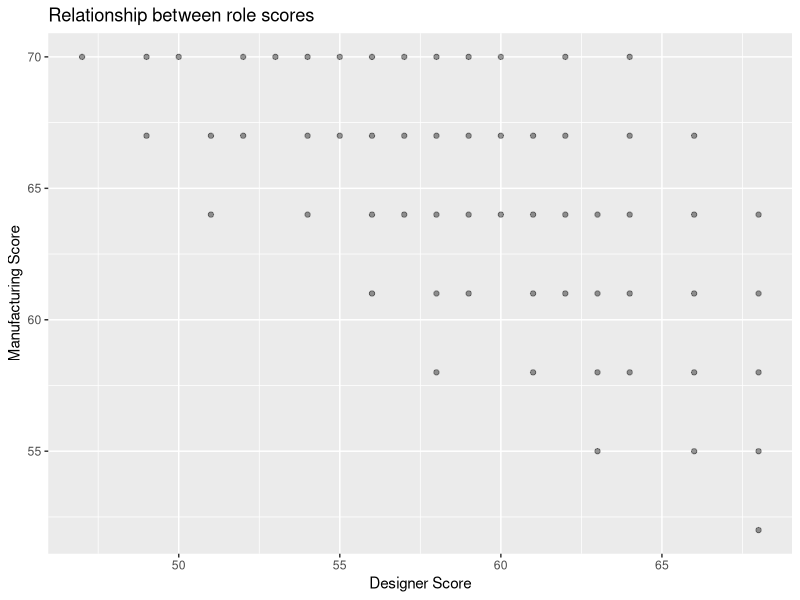
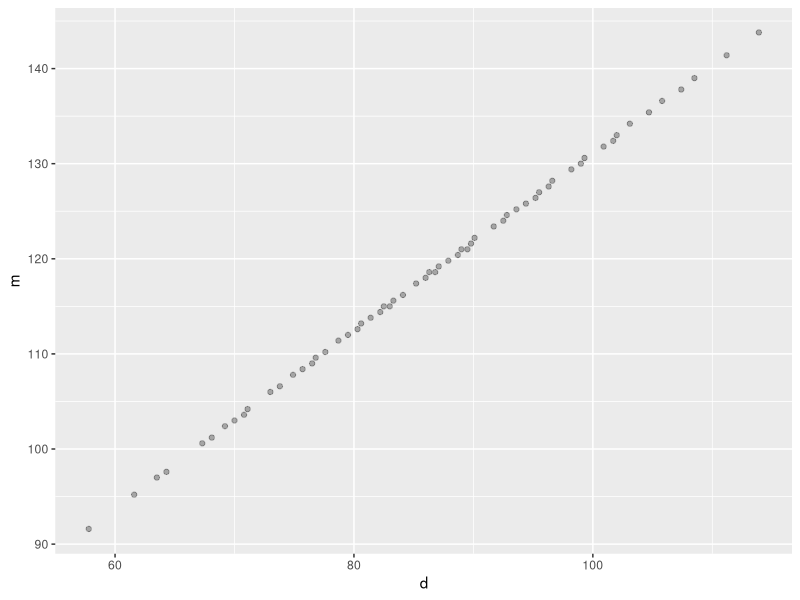
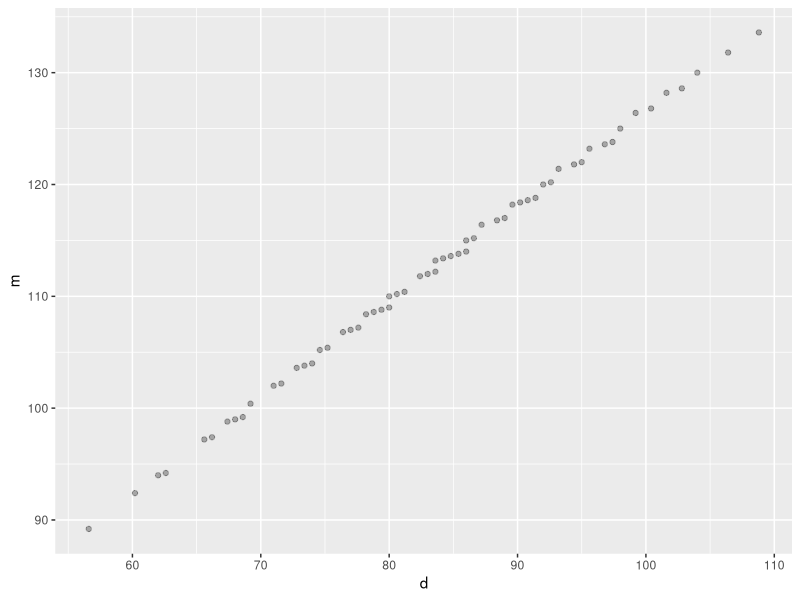
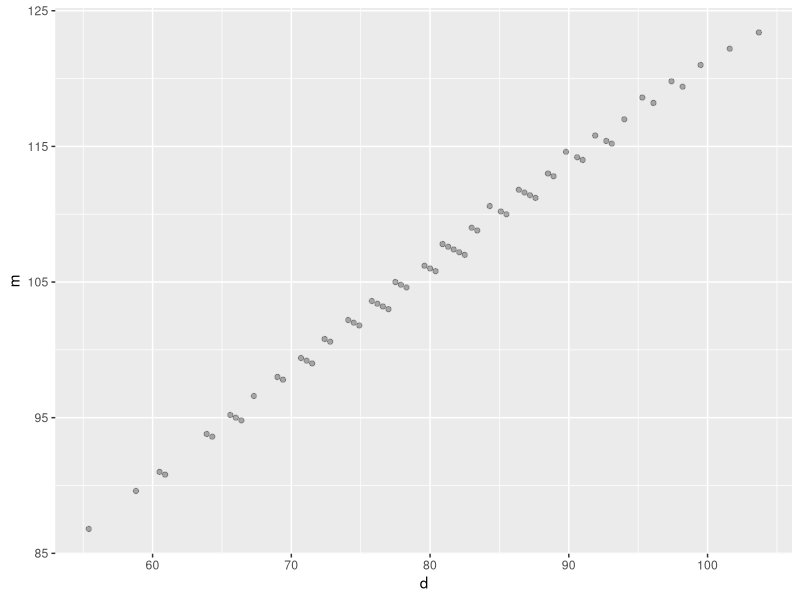
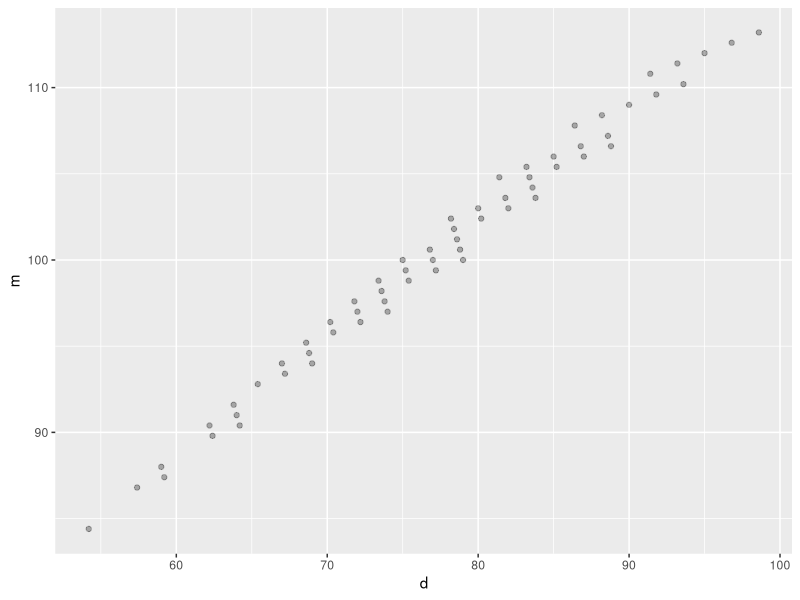
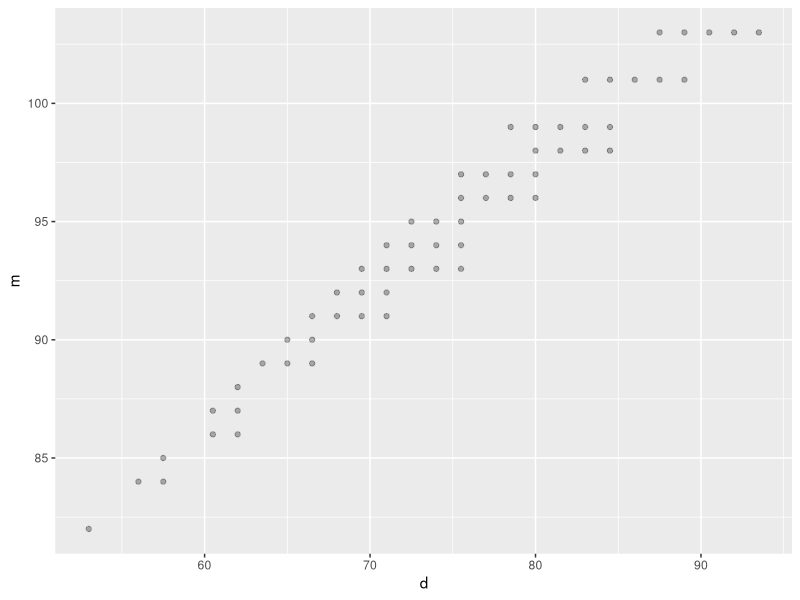
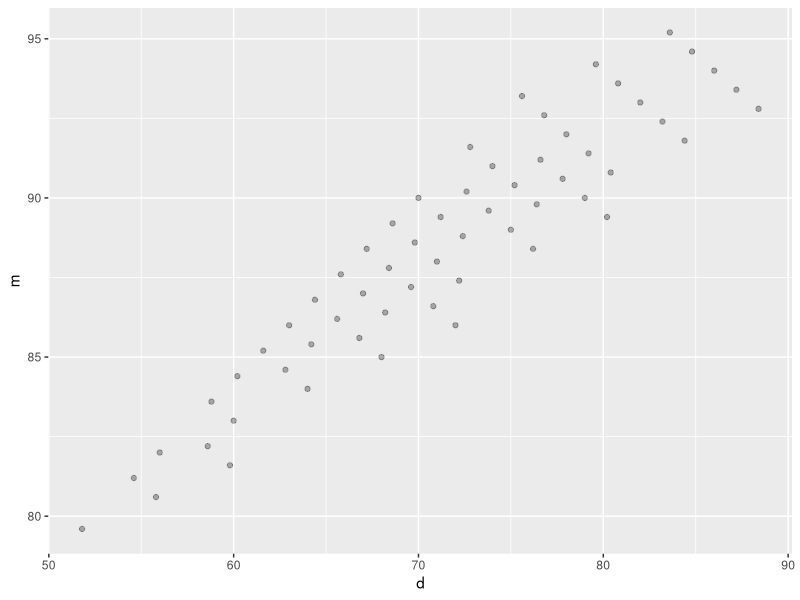
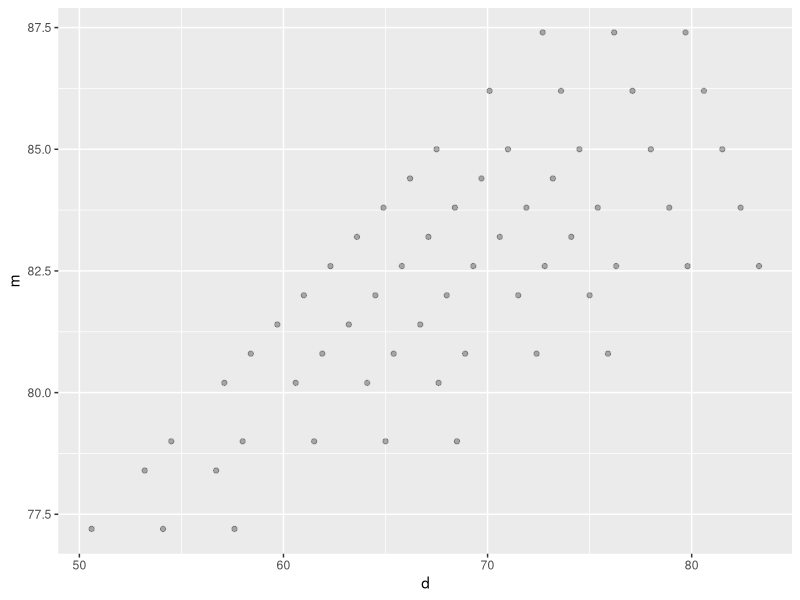

Recreate these plots in R, in order.
## ---- chunk 1
knitr::opts_chunk$set(echo = TRUE)
library(tidyverse)
library(magrittr)
library(gtools)
## ---- chunk 2
ref_info <- list(
  shape = c("Triangle", "Parallelogram", "Trapezoid"),
  shape_abbr = c("t", "p", "z"),
  str = c(4, 6, 5),
  flex = c(2, 4, 8),
  cost = c(6, 10, 16),
  cost_multipliers = c(
    m = 1,
    d = .5),
  rel_val_m = c(0, 0, -3),
  rel_val_d = c(3, 5, 5),
  budget = 70
)
## ---- chunk 3

# This is the basic scoring function for either player
score_basic <- function(str, flex, cost, cost_multiplier, budget) {
  return(str + flex + ((budget - cost) * cost_multiplier))
}

# Not much special here, just calculates the basics before sending it to score_basic
score_player <- function(shape_vec, role, ref = ref_info) {
  
  if (role == "d" | role == "m") {} else {
    stop("role is not 'd' fr designer or 'm' for manufacturer. Please specify to calculate scores:")
  }
  
  basic_score_vec <- c(
    strength = sum(ref[["str"]] * shape_vec), # calculating strength is based on ref_info
    flexibility = sum(ref[["flex"]] * shape_vec), # calculating flexibility is based on ref_info
    cost = sum(ref[["cost"]] * shape_vec) # calculating cost is based on ref_info
  )
  
  cost_multiply <- ref_info[["cost_multipliers"]][[role]]
  budge <- ref_info[["budget"]]
  
  score_vec <- c(
    basic_score_vec,
    player_score = score_basic(basic_score_vec[["strength"]],
                               basic_score_vec[["flexibility"]],
                               basic_score_vec[["cost"]],
                               cost_multiply,
                               budge
                               ))
  
  return(score_vec)
}
## ---- chunk 4
n_shape <- 0:7
max_shapesum <- max(n_shape)
min_shapesum <- 4

exclusion_fn <- function(shape_vec, max = max_shapesum, min = min_shapesum) {
  if (sum(shape_vec) > max) {return(F)} # don't exceed shape maximum
  if (sum(shape_vec) < min) {return(F)} # you need at least 4 to fill in the figure
  if (shape_vec[1] < 1) {return(F)}
  if (shape_vec[1] < 2 & any(sum(shape_vec) < 5, shape_vec[3] < 2)) {return(F)}
  if (shape_vec[3] < 1 & shape_vec[1] < 3) {return(F)} 
  return(T)
}

shape_perms <- gtools::permutations(length(n_shape), 3, v = n_shape, repeats.allowed = T) %>% 
  t %>% as.data.frame %>% 
  extract(map_lgl(., exclusion_fn))
## ---- chunk 5
# This determines scores for each player for each combination of shapes used to fill in the outline of the plane
all_scores <- cbind(shape_perms %>% t %>% as.data.frame %>% set_colnames(c("t", "p", "z")), 
                    # calculates designer scores for each permutation
                    map2_dfr(shape_perms, rep("d", ncol(shape_perms)), score_player) %>% 
                      rename(d = player_score), 
                    # calculates manufacturer scores for each permutation
                    map2_dfr(shape_perms, rep("m", ncol(shape_perms)), score_player) %>% 
                      rename(m = player_score) %>% dplyr::select(m)) %>% 
  # also calculate joint score, the ratio between the two, and the distance from 1
  mutate(joint_score = d + m,
         ratio = d/m,
         ratio_dist_1 = abs(1 - ratio),
         id = paste0(t,p,z))

cors <- cor(all_scores %>% dplyr::select(where(is.numeric)))
cors
## ---- chunk 6
# this kind of plot gives a sense of what outomes are likely possible given at least the constraints we know
ggplot(all_scores, aes(d, m)) + geom_point(alpha = .4) +
  labs(title = "Relationship between role scores") +
  xlab("Designer Score") +
  ylab("Manufacturing Score")
## ---- chunk 7
# I made these functions to test a bunch of different values for the cost measure to try to optimize for something very integrative. It essentially just runs the same thing as all the above but for different cost/budget numbers
change_ref_info <- function(multiplier, ref = ref_info) {
  ref_info[["cost"]] <- ref_info[["cost"]] * multiplier
  ref_info[["budget"]] <- ref_info[["budget"]] * multiplier
  return(ref_info)
}

calculate_scores <- function(new_ref_df, perm_df = shape_perms) {
  score_df <- cbind(perm_df %>% t %>% as.data.frame %>% set_colnames(c("t", "p", "z")),
                    map2_dfr(perm_df, rep("d", ncol(perm_df)), 
                             ~ score_player(shape_vec = .x, role = .y, ref = new_ref_df)) %>% 
                      rename(d = player_score), 
                    map2_dfr(perm_df, rep("m", ncol(perm_df)), 
                             ~ score_player(shape_vec = .x, role = .y, ref = new_ref_df)) %>% 
                      rename(m = player_score) %>% dplyr::select(m)) %>% 
    mutate(joint_score = d + m,
           ratio = d/m,
           ratio_dist_1 = abs(1 - ratio))
  return(score_df)
}


test_dfs <- map(c(seq(.1, 1, .1), seq(2, 10, 1)), change_ref_info) 
test <- test_dfs %>% 
  map(calculate_scores)
## ---- chunk 8
plot_scores <- function(df) {
  ggplot(df, aes(d, m)) + geom_point(alpha = .3)
}

map(test, plot_scores)
